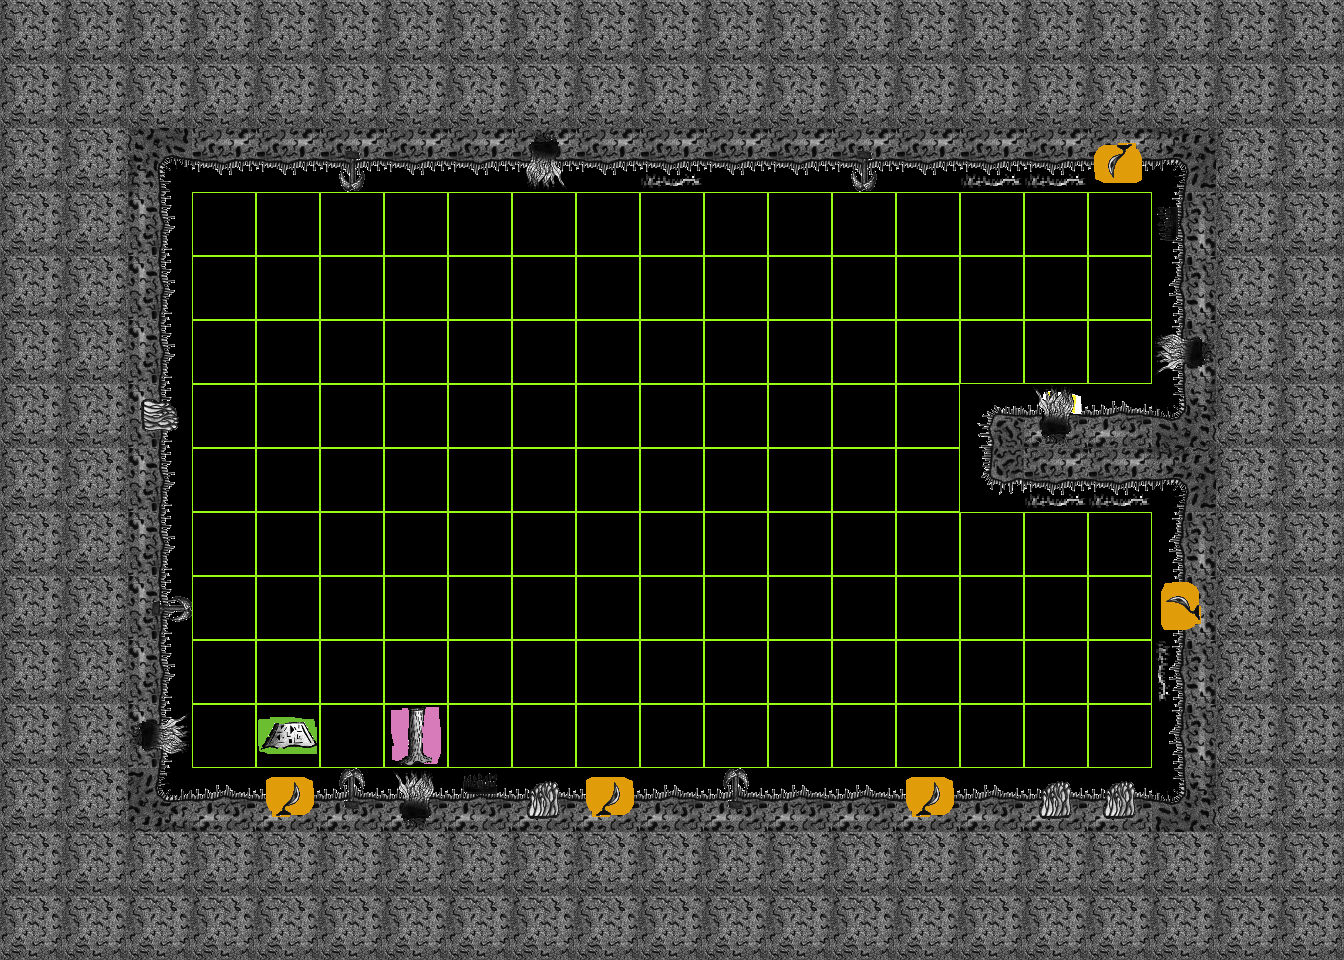

A level layout from a 2D game, rendered from its tile map. Below: a short description, then the map file with its tile-grid data intact:
An orthogonal 21x15 tile map with 64x64 px tiles, 3 tile layers (Tiles, Ingredients, Decorations), 3 tilesets.

<map version="1.0" orientation="orthogonal" renderorder="right-down" width="21" height="15" tilewidth="64" tileheight="64" nextobjectid="1">
 <tileset firstgid="1" source="../Tiles.tsx" />
 <tileset firstgid="51" source="../Ingredients.tsx" />
 <tileset firstgid="101" source="../Decorations.tsx" />
 <layer name="Tiles" width="21" height="15">
  <data encoding="csv">
13,13,13,13,13,13,13,13,13,13,13,13,13,13,13,13,13,13,13,13,13,
13,13,13,13,13,13,13,13,13,13,13,13,13,13,13,13,13,13,13,13,13,
13,13,16,23,23,23,23,23,23,23,23,23,23,23,23,23,23,23,15,13,13,
13,13,14,1,1,1,1,1,1,1,1,1,1,1,1,1,1,1,12,13,13,
13,13,14,1,1,1,1,1,1,1,1,1,1,1,1,1,1,1,12,13,13,
13,13,14,1,1,1,1,1,1,1,1,1,1,1,1,1,1,1,12,13,13,
13,13,14,1,1,1,1,1,1,1,1,1,1,1,1,2,3,3,5,13,13,
13,13,14,1,1,1,1,1,1,1,1,1,1,1,1,22,23,23,15,13,13,
13,13,14,1,1,1,1,1,1,1,1,1,1,1,1,1,1,1,12,13,13,
13,13,14,1,1,1,1,1,1,1,1,1,1,1,1,1,1,1,12,13,13,
13,13,14,1,1,1,1,1,1,1,1,1,1,1,1,1,1,1,12,13,13,
13,13,14,1,1,1,1,1,1,1,1,1,1,1,1,1,1,1,12,13,13,
13,13,6,3,3,3,3,3,3,3,3,3,3,3,3,3,3,3,5,13,13,
13,13,13,13,13,13,13,13,13,13,13,13,13,13,13,13,13,13,13,13,13,
13,13,13,13,13,13,13,13,13,13,13,13,13,13,13,13,13,13,13,13,13
</data>
 </layer>
 <layer name="Ingredients" width="21" height="15">
  <data encoding="csv">
0,0,0,0,0,0,0,0,0,0,0,0,0,0,0,0,0,0,0,0,0,
0,0,0,0,0,0,0,0,0,0,0,0,0,0,0,0,0,0,0,0,0,
0,0,0,0,0,0,0,0,0,0,0,0,0,0,0,0,0,134,0,0,0,
0,0,0,0,0,0,0,0,0,0,0,0,0,0,0,0,0,0,0,0,0,
0,0,0,0,0,0,0,0,0,0,0,0,0,0,0,0,0,0,0,0,0,
0,0,0,0,0,0,0,0,0,0,0,0,0,0,0,0,0,0,0,0,0,
0,0,0,0,0,0,0,0,0,0,0,0,0,0,0,0,61,0,0,0,0,
0,0,0,0,0,0,0,0,0,0,0,0,0,0,0,0,0,0,0,0,0,
0,0,0,0,0,0,0,0,0,0,0,0,0,0,0,0,0,0,0,0,0,
0,0,0,0,0,0,0,0,0,0,0,0,0,0,0,0,0,0,133,0,0,
0,0,0,0,0,0,0,0,0,0,0,0,0,0,0,0,0,0,0,0,0,
0,0,0,0,58,0,57,0,0,0,0,0,0,0,0,0,0,0,0,0,0,
0,0,0,0,123,0,0,0,0,123,0,0,0,0,123,0,0,0,0,0,0,
0,0,0,0,0,0,0,0,0,0,0,0,0,0,0,0,0,0,0,0,0,
0,0,0,0,0,0,0,0,0,0,0,0,0,0,0,0,0,0,0,0,0
</data>
 </layer>
 <layer name="Decorations" width="21" height="15">
  <data encoding="csv">
0,0,0,0,0,0,0,0,0,0,0,0,0,0,0,0,0,0,0,0,0,
0,0,0,0,0,0,0,0,0,0,0,0,0,0,0,0,0,0,0,0,0,
0,0,0,0,0,118,0,0,112,0,120,0,0,118,0,120,120,0,0,0,0,
0,0,0,0,0,0,0,0,0,0,0,0,0,0,0,0,0,0,113,0,0,
0,0,0,0,0,0,0,0,0,0,0,0,0,0,0,0,0,0,0,0,0,
0,0,0,0,0,0,0,0,0,0,0,0,0,0,0,0,0,0,111,0,0,
0,0,106,0,0,0,0,0,0,0,0,0,0,0,0,0,101,0,0,0,0,
0,0,0,0,0,0,0,0,0,0,0,0,0,0,0,0,120,120,0,0,0,
0,0,0,0,0,0,0,0,0,0,0,0,0,0,0,0,0,0,0,0,0,
0,0,108,0,0,0,0,0,0,0,0,0,0,0,0,0,0,0,0,0,0,
0,0,0,0,0,0,0,0,0,0,0,0,0,0,0,0,0,0,119,0,0,
0,0,102,0,0,0,0,0,0,0,0,0,0,0,0,0,0,0,0,0,0,
0,0,0,0,0,107,101,103,105,0,0,107,0,0,0,0,105,105,0,0,0,
0,0,0,0,0,0,0,0,0,0,0,0,0,0,0,0,0,0,0,0,0,
0,0,0,0,0,0,0,0,0,0,0,0,0,0,0,0,0,0,0,0,0
</data>
 </layer>
</map>
